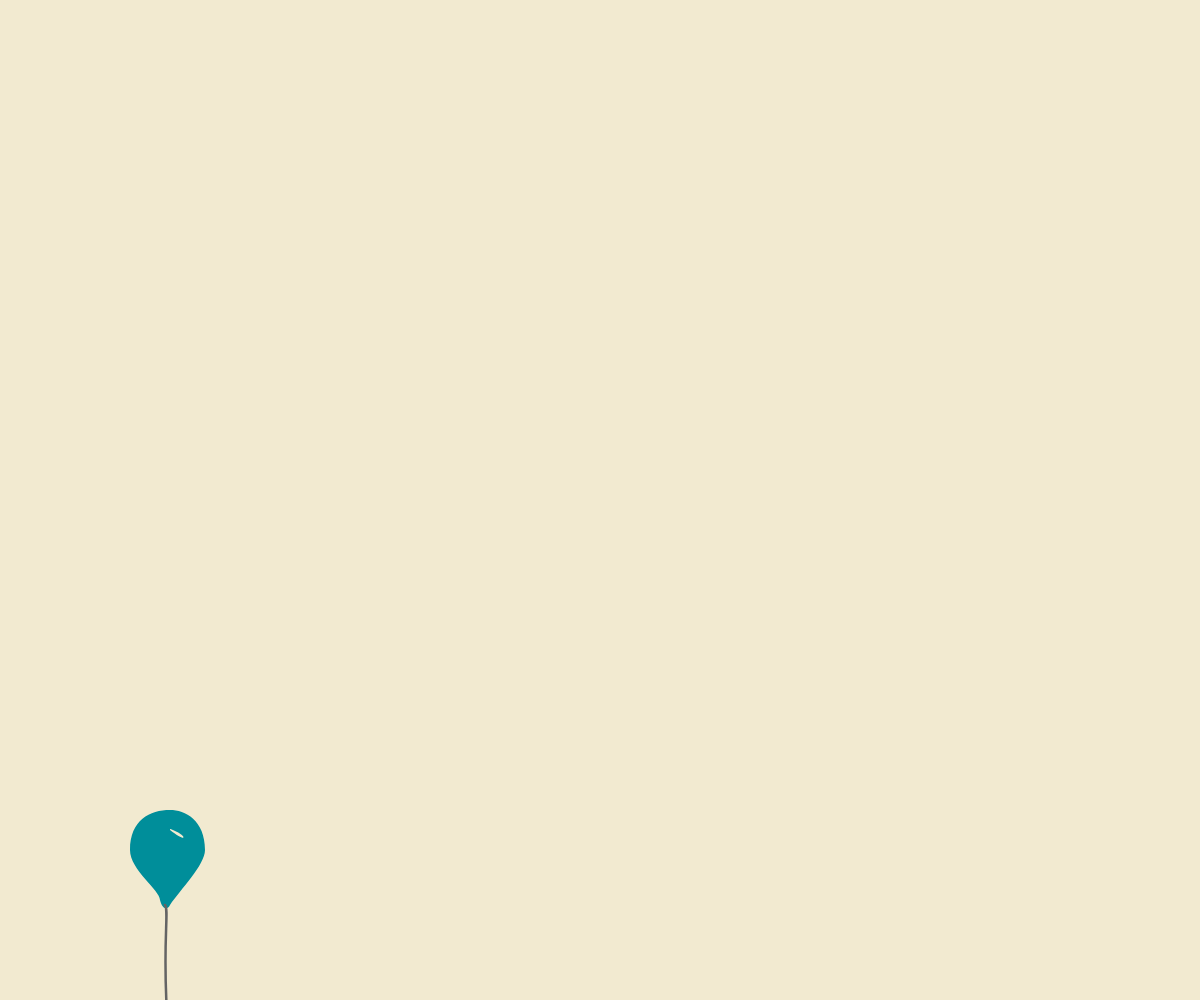
Frame 1 (no input)
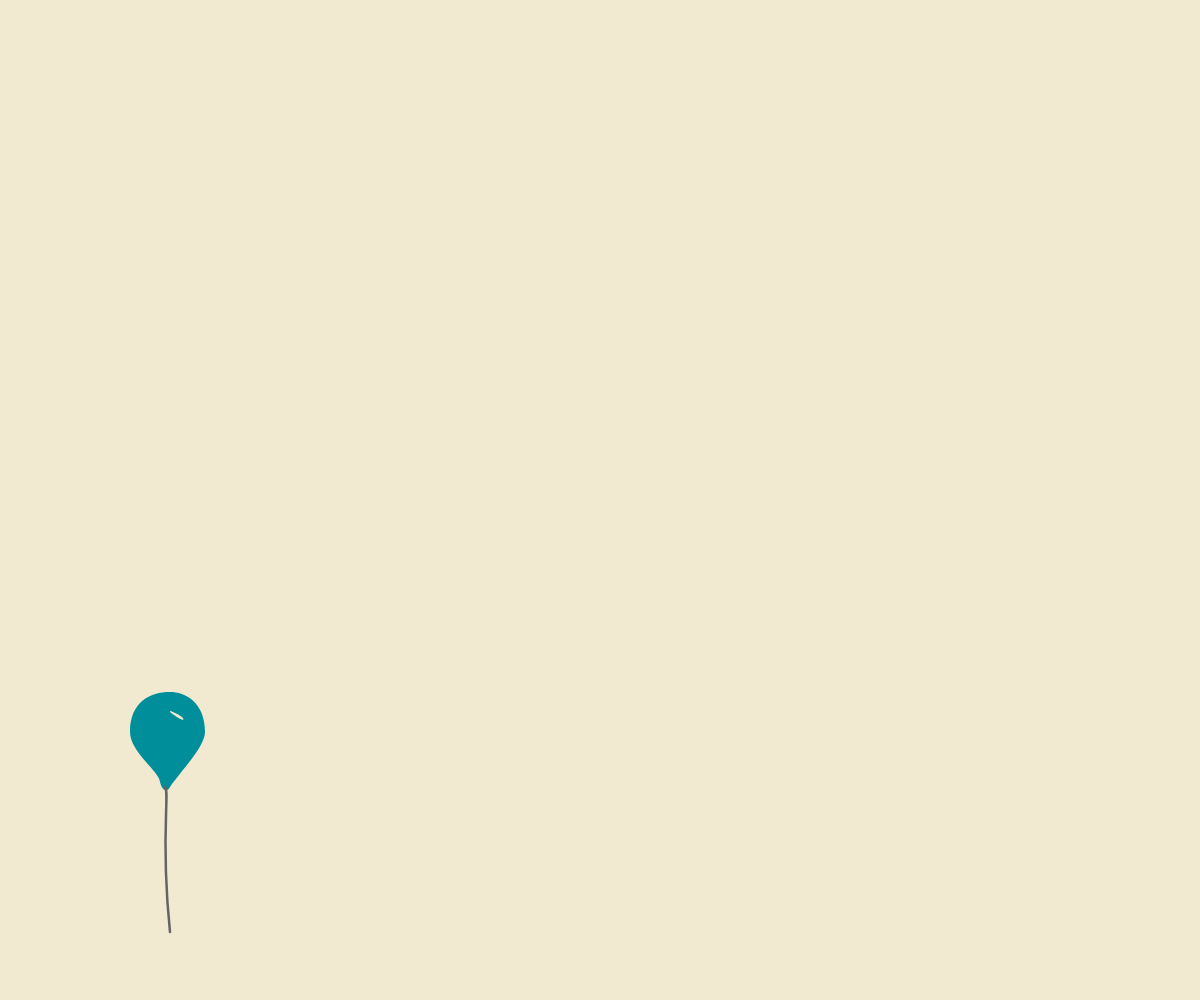
Frame 60 (no input)
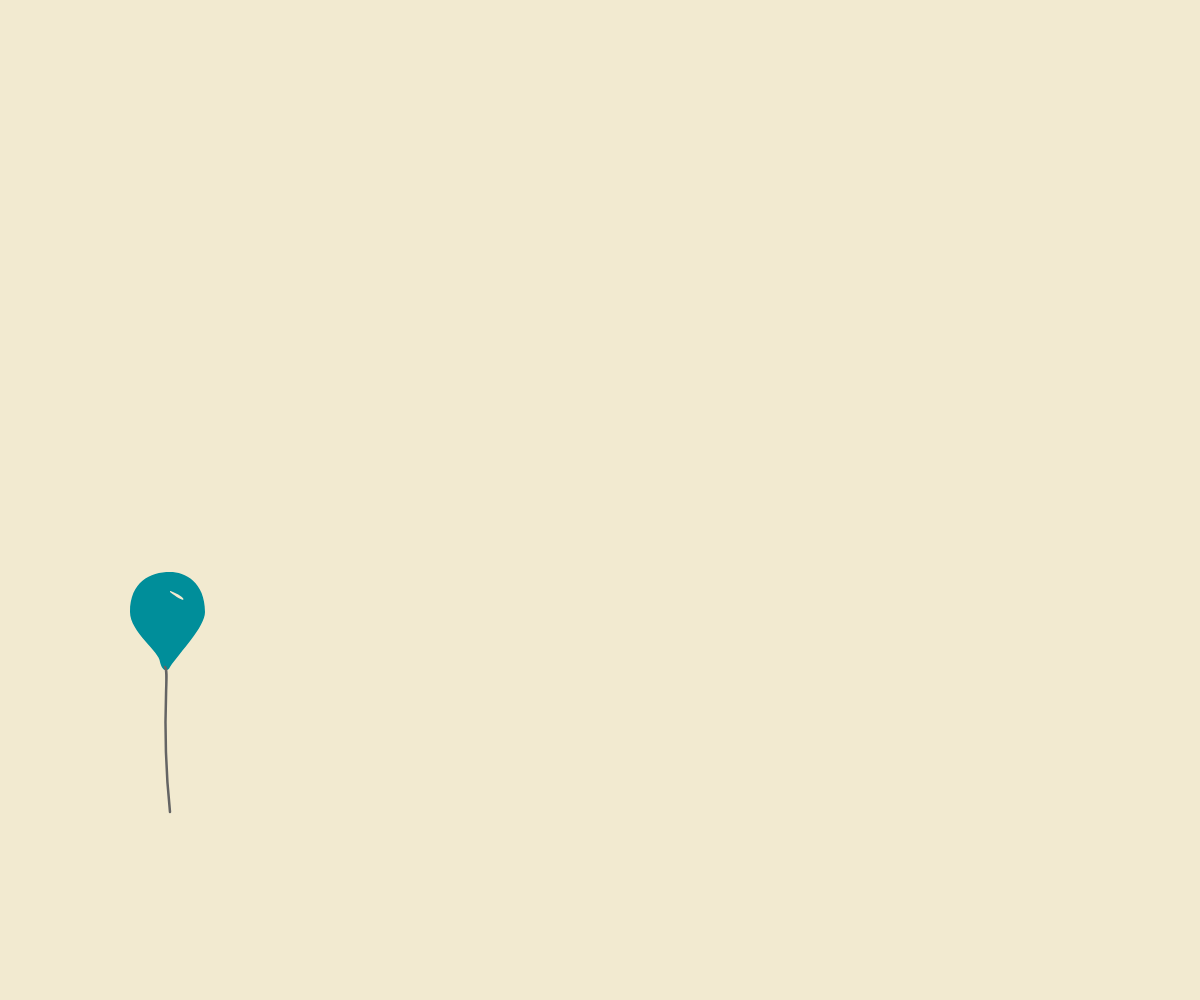
Frame 120 (the mouse pressed at the canvas centre since frame 60)

The p5.js sketch that drew these frames (run headless with seeded random() and noise() and a simulated clock; from frame 60 on, the mouse is pressed at the canvas centre):

// p5.js sketch
// ── sketch.js
var yPos= 800
var speed=2
var bCount=20

function setup() {
  createCanvas(windowWidth, windowHeight);
  background(242,234,208);  

}
 
function draw() {
  // 1
  // BART
  // 
  background(242,234,208);
  translate(width / bCount * 2, yPos);
  fill(0,142,154);
  noStroke();
  scale(5);
  
  //Balloon
  beginShape();
  vertex(10,2);
  bezierVertex(13,2, 17,4, 17,10);
  bezierVertex(17,13,12,18,10,21);

  bezierVertex(9.5,22,8.5,22,8,20);
  bezierVertex(8,18,2,14,2,10);
  bezierVertex(2,4,6,2,10,2);
  beginContour();

  bezierVertex(14,5,10,4,10,6);
  bezierVertex(15,10,13,5,5,5);
  endContour();
  endShape(CLOSE);

  //Balloon string
  noFill();
  stroke(100);
  strokeWeight(.5);
  bezier(10,50,8,31,10,22,9,21);



  yPos = yPos - speed; // Increment the yPos variable each frame
 

  

  



}
